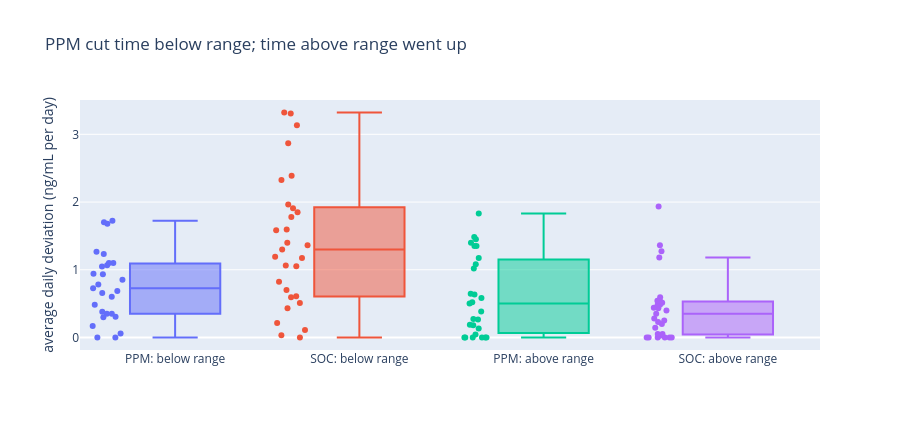

Source (notebook cell):
### Markdown cell above
## 2. Where the benefit comes from: under-dosing in the control arm

### Code cell
fig = go.Figure()
for col, name in (("ADDBelow", "below range"), ("ADDAbove", "above range")):
    fig.add_trace(go.Box(y=ppm[col], name=f"PPM: {name}", boxpoints="all", jitter=0.4))
    fig.add_trace(go.Box(y=soc[col], name=f"SOC: {name}", boxpoints="all", jitter=0.4))
fig.update_layout(yaxis_title="average daily deviation (ng/mL per day)", height=430, showlegend=False,
                  title="PPM cut time below range; time above range went up")
fig

### Figure 1 — Plotly figure (JSON) as saved in the notebook; plotly's stock layout.template omitted (floating-point values rounded to 4 significant figures)
{"data": [{"boxpoints": "all", "jitter": 0.4, "name": "PPM: below range", "type": "box", "y": [0.3491, 0.6, 1.067, 0.6857, 1.1, 0.06, 0.17, 1.1, 0.9333, 0.6571, 1.05, 0.3, 1.233, 0.4833, 0.35, 1.68, 0.8545, 1.267, 0.7286, 0.3077, 0.0, 0.38, 1.725, 0.7833, 0.9429, 1.7, 0.0]}, {"boxpoints": "all", "jitter": 0.4, "name": "SOC: below range", "type": "box", "y": [1.174, 1.594, 1.78, 0.0, 2.39, 1.3, 1.964, 0.5938, 0.8235, 1.583, 0.2125, 0.51, 1.364, 1.193, 1.909, 2.325, 0.4333, 3.309, 2.867, 3.322, 0.7, 1.053, 0.03333, 0.61, 1.4, 1.063, 3.133, 0.1125, 1.85]}, {"boxpoints": "all", "jitter": 0.4, "name": "PPM: above range", "type": "box", "y": [1.018, 0.1333, 0.0, 0.2714, 1.45, 0.52, 1.83, 1.083, 0.2667, 0.04286, 1.175, 0.18, 0.1889, 0.6333, 0.0, 0.0, 0.6455, 1.35, 1.486, 0.5038, 0.0, 0.0, 1.4, 0.5833, 0.3857, 0.0, 1.35]}, {"boxpoints": "all", "jitter": 0.4, "name": "SOC: above range", "type": "box", "y": [0.5952, 0.2294, 0.05, 1.18, 0.0, 0.5133, 0.5273, 1.275, 1.935, 0.4833, 0.05, 0.28, 0.0, 0.5393, 1.364, 0.25, 0.4333, 0.0, 0.0, 0.1444, 0.0, 0.2, 0.4, 0.48, 0.35, 0.5421, 0.0, 0.4375, 0.025]}], "layout": {"height": 430, "showlegend": false, "title": {"text": "PPM cut time below range; time above range went up"}, "yaxis": {"title": {"text": "average daily deviation (ng/mL per day)"}}}}
